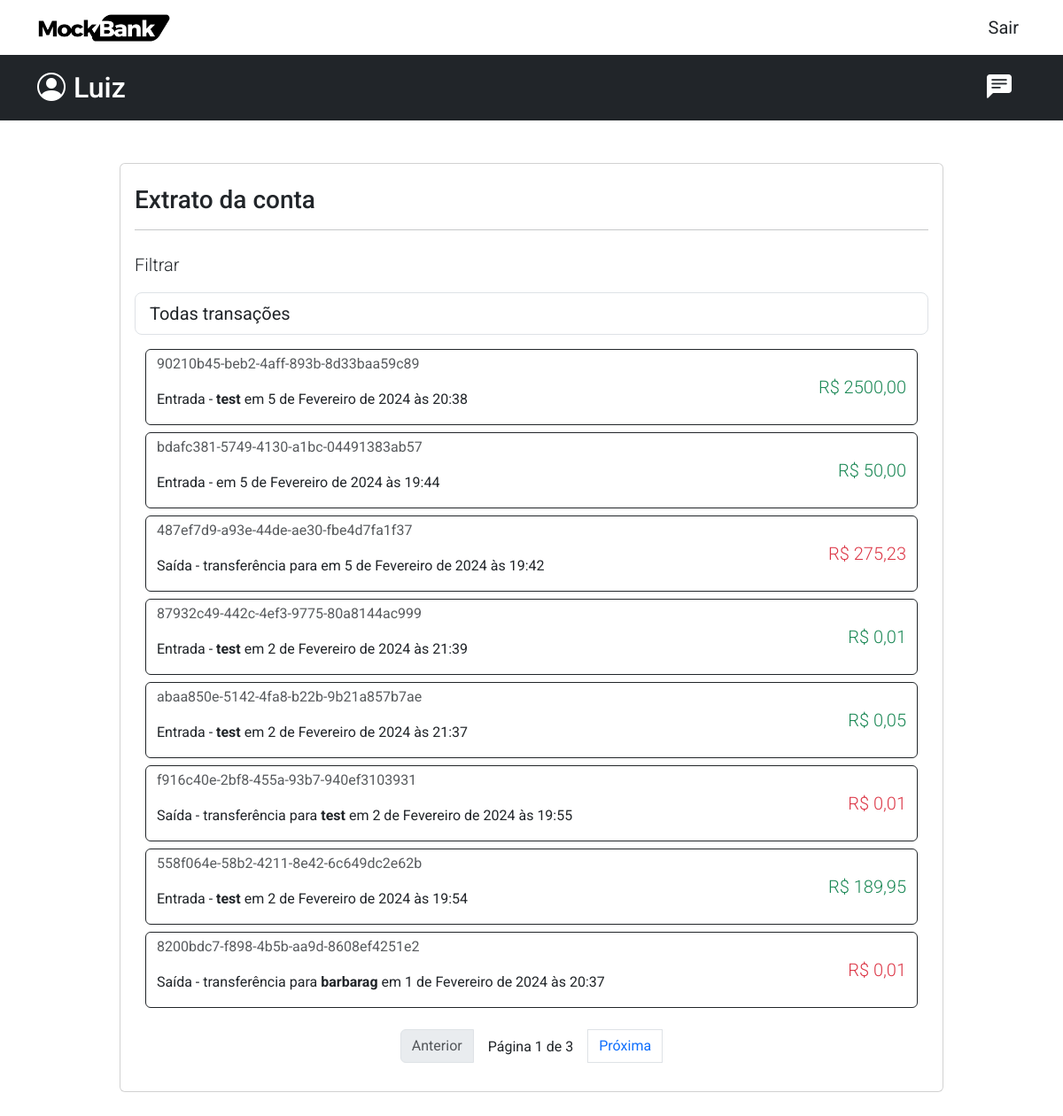
/service/extract/ (signed in), run on the app's committed database.
### service/models.py (models this page shows, shortened)
class TransferModel(models.Model):
    transfer_id = models.UUIDField(primary_key=True, default=uuid.uuid4, editable=False)
    created_at = models.DateTimeField(auto_now_add=True, editable=False)
    value = models.DecimalField(max_digits=8, decimal_places=2)
    sent_by = models.ForeignKey(User, on_delete=models.CASCADE, related_name='sent_transfers')
    received_by = models.ForeignKey(User, on_delete=models.CASCADE, related_name='received_transfers')
    class Meta:
        ordering = ['-created_at']

### service/views.py (the view)
# urls.py: path('extract/', views.ExtractAccountView.as_view(), name='extract'),
@method_decorator(login_required(login_url='user:login'), name='dispatch')
class ExtractAccountView(View):
    template_name = 'extract_page.html'
    form_class = forms.ExtractForm
    def get(self, request, *args, **kwargs):
        form = self.form_class(request.GET)
        filter_type = form['filter_type'].value() if form.is_valid() else 'all'
        queryset = ExtractService.extract_account(filter_type=filter_type, user_id=request.user.id)
        paginator = Paginator(queryset, 8)
        page_number = request.GET.get("page")
        page_obj = paginator.get_page(page_number)
        context = {
            'form': form,
            'page_obj': page_obj,
        }
        return render(request, self.template_name, context)

### service/forms/extract_form.py
class ExtractForm(forms.Form):
    FILTER_CHOICES = [
        ('all', 'Todas transações'),
        ('received', 'Entrada'),
        ('sent', 'Saída')
    ]
    filter_type = forms.ChoiceField(choices=FILTER_CHOICES, widget=forms.Select(attrs={'class': 'form-control form-control-lg mt-0 h-100'}))

### service/services.py (called while the page is built)
    @staticmethod
    def extract_account(filter_type, user_id):
        if filter_type == "sent":
            return TransferModel.objects.filter(sent_by=user_id)
        elif filter_type == "received":
            return TransferModel.objects.filter(received_by=user_id)
        else:
            return TransferModel.objects.filter(Q(sent_by=user_id) | Q(received_by=user_id))

### service/templates/extract_page.html (shortened to what this page needs)
{% extends "global/base.html" %}
{% load humanize %}
{% block content %}
<main>
    <div class="container mt-5 mb-5">
        <div class="col-12 col-lg-10 mx-auto">
            <div class="card">
                <div class="card-body">
                    <h3 class="mt-2">Extrato da conta</h3>
                    <hr class="mb-4">
                    <form method="get" action="" id="extract-form">
                        <p class="lead">Filtrar</p>
                        {{ form.filter_type }}
                    </form>
                    <div class="col-12">
                        <div class="row mx-auto mt-3">
                            {% if page_obj %}
                            {% for item in page_obj %}
                                <a href="#" class="mb-2" style="text-decoration: none;">
                                    <div class="container border rounded border-dark text-dark">
                                        <div class="row">
                                            <div class="col-8 col-sm-9 mt-1 ">
                                                <p class="opacity-75">{{ item.transfer_id }}</p>
                                                {% if item.received_by == user %}
                                                <p>Entrada - <strong>{{ item.sent_by }}</strong> em {{ item.created_at }}</p>
                                                {% else %}
                                                <p>Saída - transferência para <strong>{{ item.received_by }}</strong> em {{ item.created_at }}</p>
                                                {% endif %}
                                            </div>
                                            <div class="col-4 col-sm-3 text-end my-auto">
                                                {% if item.received_by == user %}
                                                <p class="text-success my-auto lead"> R$ {{item.value}} </p>
                                                {% else %}
                                                <p class="text-danger my-auto lead"> R$ {{item.value}} </p>
                                                {% endif %}
                                            </div>
                                        </div>
                                    </div>
                                </a>
                            {% endfor %}
                            {% else %}
                            <p class="lead">
                                Você não possui histórico de transações.
                            </p>
                            {% endif %}
                        </div>
                    </div>
                    <div class="col-12 text-center mt-3">
                        <nav>
                            <ul class="pagination justify-content-center">
                                {% if page_obj.has_previous %}
                                <li class="page-item ">
                                    <a class="page-link" href="?page=1{% if form.filter_type.value %}&filter_type={{ form.filter_type.value }}{% endif %}">Anterior</a>
                                </li>
                                {% else %}
                                <li class="page-item disabled">
                                    <a href="#" class="page-link">Anterior</a>
                                </li>
                                {% endif %}
                                 <span class="mt-2 mx-3">
                                    Página {{ page_obj.number }} de {{ page_obj.paginator.num_pages }}
                                 </span>
                                {% if page_obj.has_next %}
                                <a class="page-link" href="?page={{ page_obj.next_page_number }}{% if form.filter_type.value %}&filter_type={{ form.filter_type.value }}{% endif %}">Próxima</a>
                                {% else %}
                                <a class="page-link disabled" href="#">Próxima</a>
                                {% endif %}
                            </ul>
                          </nav>
                    </div>
                </div>
            </div>
        </div>
    </div>
</main>
{% endblock content %}

### base_templates/partials/_user_navbar.html
{% if user.is_authenticated %}
<div class="container-fluid bg-dark">
    <div class="container">
        <div class="navbar text-white align-items-center justify-content-between ">
            <div class="col-6 d-flex">
                <a href={% url "user:profile" %} class="navbar-brand">
                    <i class="bi bi-person-circle text-white fs-2"></i>
                    <h2 class="mt-2 text-white d-inline ms-1">{{ user.first_name }}</h2>
                </a>
            </div>
            <div class="col-6 d-flex justify-content-end align-items-center">
                <a href= {% url "user:list_messages" %} class="navbar-brand ms-2">
                    <i class="bi bi-chat-left-text-fill text-white fs-3"></i>
                </a>
            </div>
        </div>
    </div>
</div>
{% endif %}

### static/css/style.css (style rules this page uses)
body { font-family: 'Roboto', sans-serif !important; }

### data on the page
TransferModel: transfer_id "90210b45-beb2-4aff-893b-8d33baa59c89", sent_by "test", created_at "5 de Fevereiro de 2024 às 20:38", value "2500,00"
TransferModel: transfer_id "bdafc381-5749-4130-a1bc-04491383ab57", created_at "5 de Fevereiro de 2024 às 19:44", value "50,00"
TransferModel: transfer_id "487ef7d9-a93e-44de-ae30-fbe4d7fa1f37", created_at "5 de Fevereiro de 2024 às 19:42", value "275,23"
TransferModel: transfer_id "87932c49-442c-4ef3-9775-80a8144ac999", sent_by "test", created_at "2 de Fevereiro de 2024 às 21:39", value "0,01"
TransferModel: transfer_id "abaa850e-5142-4fa8-b22b-9b21a857b7ae", sent_by "test", created_at "2 de Fevereiro de 2024 às 21:37", value "0,05"
TransferModel: transfer_id "f916c40e-2bf8-455a-93b7-940ef3103931", received_by "test", created_at "2 de Fevereiro de 2024 às 19:55", value "0,01"
TransferModel: transfer_id "558f064e-58b2-4211-8e42-6c649dc2e62b", sent_by "test", created_at "2 de Fevereiro de 2024 às 19:54", value "189,95"
TransferModel: transfer_id "8200bdc7-f898-4b5b-aa9d-8608ef4251e2", received_by "barbarag", created_at "1 de Fevereiro de 2024 às 20:37", value "0,01"

### other printed values
{{ user.first_name }} "Luiz"
{{ page_obj.number }} "1"
{{ page_obj.paginator.num_pages }} "3"
